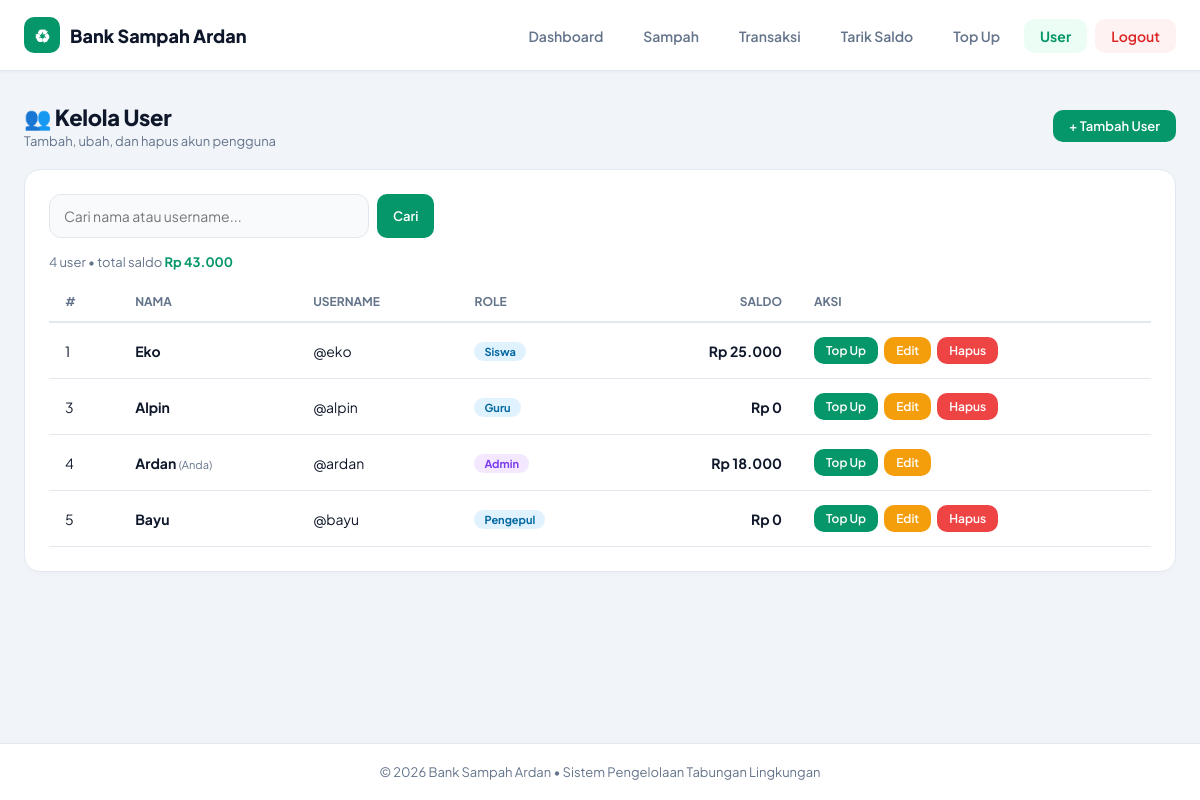
The page /user/index.php (signed in) on the database its author committed.
### tables this page shows
CREATE TABLE `users` (
  `id_user` int(11) NOT NULL,
  `nama` varchar(100) NOT NULL,
  `username` varchar(50) NOT NULL,
  `password` varchar(255) NOT NULL,
  `role` enum('siswa','guru','pengepul','admin') NOT NULL,
  `saldo` bigint(200) NOT NULL
);

### cek_login.php (called while the page is built, shortened)
<?php
require_once __DIR__ . "/koneksi.php";
$id_user = (int) $_SESSION["id_user"];
$stmt = mysqli_prepare($koneksi, "SELECT * FROM users WHERE id_user = ? LIMIT 1");
mysqli_stmt_bind_param($stmt, "i", $id_user);
mysqli_stmt_execute($stmt);
$user = mysqli_fetch_assoc(mysqli_stmt_get_result($stmt));
function e($teks)
{
    return htmlspecialchars((string) $teks, ENT_QUOTES, "UTF-8");
}
function rp($angka)
{
    return "Rp " . number_format((float) $angka, 0, ",", ".");
}

### user/index.php (the view, shortened to what this page needs)
<?php
$base = "../";
require $base . "cek_login.php";
require $base . "layout.php";
$q = trim($_GET["q"] ?? "");
if ($q !== "") {
    $like = "%" . addcslashes($q, "%_\\") . "%";
    $stmt = mysqli_prepare($koneksi, "SELECT * FROM users WHERE nama LIKE ? OR username LIKE ? ORDER BY id_user ASC");
    mysqli_stmt_bind_param($stmt, "ss", $like, $like);
} else {
    $stmt = mysqli_prepare($koneksi, "SELECT * FROM users ORDER BY id_user ASC");
}
mysqli_stmt_execute($stmt);
$rows = mysqli_fetch_all(mysqli_stmt_get_result($stmt), MYSQLI_ASSOC);
$totalSaldo = 0;
foreach ($rows as $r) {
    $totalSaldo += (float) $r["saldo"];
}
?>
<div class="page-head">
    <div>
        <h1>👥 Kelola User</h1>
        <p>Tambah, ubah, dan hapus akun pengguna</p>
    </div>
    <a href="tambah.php" class="btn btn-primary">+ Tambah User</a>
</div>
<div class="table-card">
    <form method="GET" action="index.php" style="display:flex; gap:8px; margin-bottom:16px; flex-wrap:wrap;">
        <input type="text" name="q" class="form-control" style="max-width:320px;" placeholder="Cari nama atau username..." value="<?= e($q) ?>">
        <button type="submit" class="btn btn-primary">Cari</button>
    </form>
    <div style="font-size:13px; color:var(--text-muted); margin-bottom:12px;">
        <?= count($rows) ?> user &bull; total saldo <strong style="color:var(--primary);"><?= rp($totalSaldo) ?></strong>
    </div>
    <div class="table-wrap">
        <table>
            <thead>
                <tr>
                    <th>#</th>
                    <th>Nama</th>
                    <th>Username</th>
                    <th>Role</th>
                    <th class="text-right">Saldo</th>
                    <th>Aksi</th>
                </tr>
            </thead>
            <tbody>
                <?php foreach ($rows as $r): ?>
                    <?php $diriSendiri = ((int) $r["id_user"] === $id_user); ?>
                    <tr>
                        <td><?= (int) $r["id_user"] ?></td>
                        <td>
                            <strong><?= e($r["nama"]) ?></strong>
                            <?= $diriSendiri ? '<span style="font-size:11px; color:var(--text-muted);"> (Anda)</span>' : "" ?>
                        </td>
                        <td>@<?= e($r["username"]) ?></td>
                        <td><span class="badge badge-<?= e($r["role"]) ?>"><?= e(ucfirst($r["role"])) ?></span></td>
                        <td class="text-right" style="font-weight:700;"><?= rp($r["saldo"]) ?></td>
                        <td>
                            <div class="actions">
                                <a href="../topup/tambah.php?id_user=<?= (int) $r["id_user"] ?>" class="btn btn-primary btn-sm">Top Up</a>
                                <a href="edit.php?id=<?= (int) $r["id_user"] ?>" class="btn btn-warning btn-sm">Edit</a>
                                <?php if (!$diriSendiri): ?>
                                    <form method="POST" action="hapus.php"
                                          onsubmit="return confirm('Hapus user <?= e(addslashes($r["nama"])) ?>? Semua transaksi, tarik saldo, dan top up milik user ini ikut terhapus.')">
                                        <button type="submit" class="btn btn-danger btn-sm">Hapus</button>
                                    </form>
                                <?php endif; ?>
                            </div>
                        </td>
                    </tr>
                <?php endforeach; ?>
            </tbody>
        </table>
    </div>
</div>

### layout.php (style rules this page uses)
:root { --bg-main: #f1f5f9; --navbar-bg: #ffffff; --text-dark: #0f172a; --text-muted: #64748b; --primary: #059669; --primary-light: #ecfdf5; --border: #e2e8f0; }
* { margin: 0; padding: 0; box-sizing: border-box; font-family: 'Plus Jakarta Sans', sans-serif; }
body { background-color: var(--bg-main); color: var(--text-dark); min-height: 100vh; display: flex; flex-direction: column; }
.table-card, .form-card { background: #ffffff; border: 1px solid var(--border); border-radius: 16px; padding: 24px; box-shadow: 0 4px 6px -1px rgba(0, 0, 0, 0.02); margin-top: 20px; }
table { width: 100%; border-collapse: collapse; }
th { text-align: left; padding: 12px 16px; font-size: 12px; text-transform: uppercase; color: var(--text-muted); border-bottom: 2px solid var(--border); }
td { padding: 14px 16px; font-size: 14px; border-bottom: 1px solid var(--border); color: var(--text-dark); }
.btn { padding: 8px 16px; border-radius: 10px; font-weight: 600; font-size: 13px; text-decoration: none; display: inline-block; border: none; cursor: pointer; transition: all 0.2s ease; }
.btn-primary { background: var(--primary); color: #ffffff; }
.btn-warning { background: #f59e0b; color: #ffffff; }
.btn-danger { background: #ef4444; color: #ffffff; }
.page-head { display: flex; align-items: center; justify-content: space-between; gap: 12px; flex-wrap: wrap; }
.page-head h1 { font-size: 22px; font-weight: 800; letter-spacing: -0.3px; }
.page-head p { font-size: 13px; color: var(--text-muted); margin-top: 2px; }
.form-control { width: 100%; padding: 12px 14px; border: 1.5px solid var(--border); border-radius: 12px; font-size: 14px; color: var(--text-dark); outline: none; background: #f8fafc; transition: all 0.2s ease; }
.badge { display: inline-block; padding: 3px 10px; border-radius: 100px; font-size: 11px; font-weight: 700; background: #e0f2fe; color: #0369a1; }
.badge-admin { background: #f3e8ff; color: #7c3aed; }
.btn-sm { padding: 6px 12px; font-size: 12px; }
.table-wrap { overflow-x: auto; }
.text-right { text-align: right; }
.actions { display: flex; gap: 6px; flex-wrap: wrap; }
.actions form { display: inline; }

### rows shown on the page
users: id_user "1", nama "Eko", username "eko", role "Siswa", saldo "Rp 25.000"
users: id_user "3", nama "Alpin", username "alpin", role "Guru", saldo "Rp 0"
users: id_user "4", nama "Ardan", shows "(Anda)", username "ardan", role "Admin", saldo "Rp 18.000"
users: id_user "5", nama "Bayu", username "bayu", role "Pengepul", saldo "Rp 0"

### other values the page prints
count($rows) "4"
rp($totalSaldo) "Rp 43.000"
